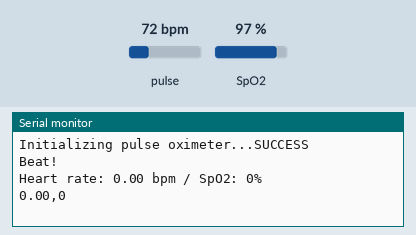
Simulated run of this sketch. Board: Arduino Uno, built with avr-gcc and run on an emulated ATmega328P. Shown: the last lines printed to the serial monitor. The test bench sets the inputs (shaded band); at power-on: pulse 72 bpm, SpO2 97 %.

Above: at 1.2 s.
1.3 s: pulse set to 42 bpm
At 2.7 s:
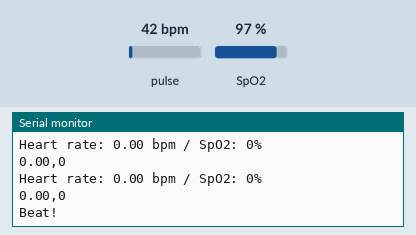
2.8 s: SpO2 set to 80 %
At 4.23 s:
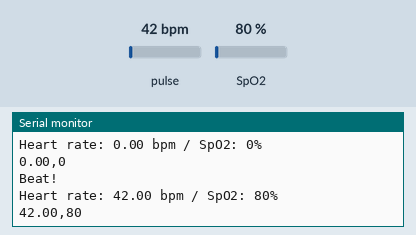
4.3 s: pulse set to 100 bpm
At 5.01 s:
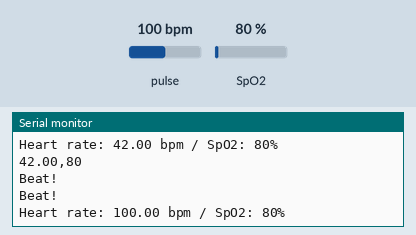
Timing chart, 0 to 7.3 s (numbered marks = the images above; inputs shaded):
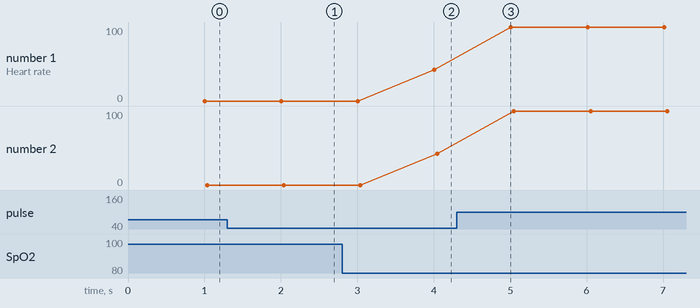

The sketch:

PulseSensor.ino
```cpp
#include <Wire.h>
#include "MAX30100_PulseOximeter.h"

#define REPORTING_PERIOD_MS 1000

PulseOximeter pox;
uint32_t tsLastReport = 0;

void onBeatDetected() {
  Serial.println("Beat!");
}

void setup() {
  Serial.begin(9600);
  Serial.print("Initializing pulse oximeter...");

  if (!pox.begin()) {
    Serial.println("FAILED");
    for (;;) ;
  } else {
    Serial.println("SUCCESS");
  }

  pox.setIRLedCurrent(MAX30100_LED_CURR_7_6MA);
  pox.setOnBeatDetectedCallback(onBeatDetected);
}

void loop() {
  pox.update();

  if (millis() - tsLastReport > REPORTING_PERIOD_MS) {
    Serial.print("Heart rate: ");
    Serial.print(pox.getHeartRate());
    Serial.print(" bpm / SpO2: ");
    Serial.print(pox.getSpO2());
    Serial.println("%");

    // Send data to NodeMCU
    Serial.print(pox.getHeartRate());
    Serial.print(",");
    Serial.println(pox.getSpO2());

    tsLastReport = millis();
  }
}
```

Measured:
- after the input at 2.8 s, the serial monitor: prints a new line after 1.2 s (image 2)
- after the input at 4.3 s, the serial monitor: prints a new line after 0.71 s (image 3)
- plotted number 1: 42 → 100 after the input at 4.3 s
- plotted number 2: 42 → 100 after the input at 4.3 s
